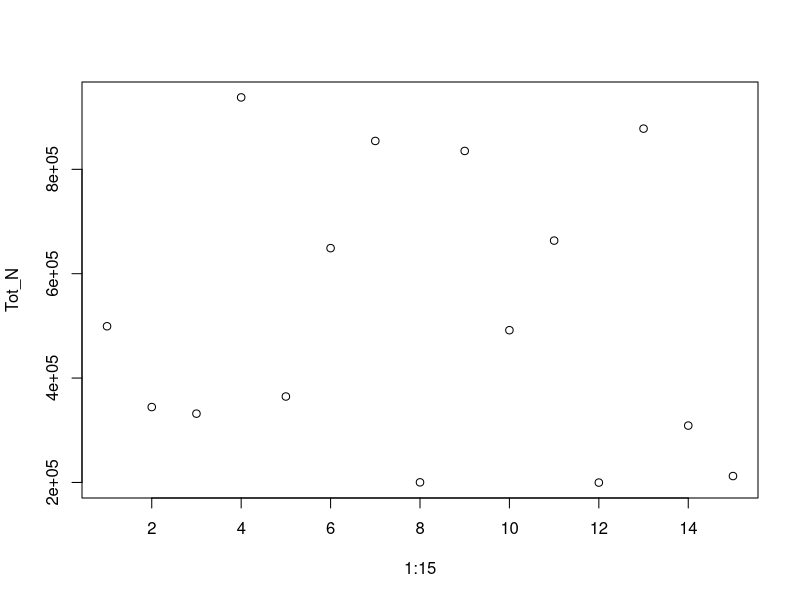

Reproduce this figure in R.
## Generating simulation dataset ----  
## various datasets are generated to resemble the REstigouche dataset
## Using similar structure than the case study: 3 upstream RSTs and 2 downstream RSTs/wheels 
## (RST and wheel are used interchangeably)
## 
##
## Author: G. Dauphin
## last update: 24-08-2022
##
##

## Libraries 

library(gtools)
library(coda)
library(boot)
library(tidyverse)

## clear environment
rm(list=ls())


set.seed(8502)

##---------------------------------------------------------------------##
## Parameters/variable : Notation                                      ##
## total and wheel abundance: Tot_N, Tot_w                             ##  
## proportion of each subwatershed: alpha_dir                          ##
## concentration factor: eta                                           ##  
## index of wheel running: y_wheels                                    ##
## Wheel catchability: theta_wheels                                    ##
## CMR                                                                 ##
## Capture: C_wheels                                                   ##
## Mark: M_wheel (a proportion p_mark of the captured fish are marked) ##
## Recapture: R_wheels                                                 ##
##---------------------------------------------------------------------##



## Using similar proportion of each tributary to the Restigouche
## values used in the simulation are historic proportion of wetted area
## these values have been updated and in the case study the actual values used are:
## K = 0.105 ; U = 0.160 ; Ma = 0.205 ; rest =  0.530
p <- c(0.131,0.199,0.191,0.479)

## number of years in each replicate
n_years <- 15

## upper bound assuming 32 millions sqm of habitat  x 0.5 0+/m2 * 0.3 survival (Aprahamian et al 2003)
Tot_N <- runif(n_years, 100000, 1000000 ) 
plot(1:15,Tot_N)

## Generating the proportions of smolts in each subwatershed
## eta = concentration factor
eta <- 15
alpha_dir <- rdirichlet(n_years, p * eta)
## total non-marked abundance
Tot_w<-round(Tot_N*alpha_dir)

### matrix showing which wheels are active 
### proportions based on case study data set
y_wheels <- as.matrix(array(0,dim=c(n_years,5)))

## upstream RSTs
## 1st RST (Kedgwick) works every year 
y_wheels[,1] <- 1
## 2nd RST (Upsalquitch)
y_wheels[,2]<-rbinom(n_years, 1,.67)
## 3rd RST (Matapedia)
y_wheels[,3]<-rbinom(n_years, 1,.17)

## Downstream RSTs
## 4th and 5th RSTs (Butters and Moses)
y_wheels[,4]<-rbinom(n_years, 1,.89)
y_wheels[,5]<-rbinom(n_years, 1,.83)

## Proportion of fish marked = .85
p_mark <- 0.85

## We generate 10 dataset to do a bit of replication
## Ideally more but computing time is an issue 
## (low probability of capture = slow convergence)
n_rep <- 10

## annual wheels catchability (based on initial model estimates)
## theta in logit scale

theta_wheels_list <- list() 

for (i in 1:n_rep){
  theta_wheels <- as.matrix(array(0,dim=c(n_years,5)))
  
  theta_wheels[,1] <- rnorm(n_years,logit(0.02),0.3)
  theta_wheels[,2] <- rnorm(n_years,logit(0.025),0.6)
  theta_wheels[,3] <- rnorm(n_years,logit(0.02),0.2)
  theta_wheels[,4] <- rnorm(n_years,logit(0.0025),0.55)
  theta_wheels[,5] <- rnorm(n_years,logit(0.0025),0.35)
  
  theta_wheels <- round(inv.logit(theta_wheels),6)

## keeping only the years of interest
  theta_wheels <- theta_wheels * y_wheels 
  theta_wheels_list[[i]] <- theta_wheels
}

## this is used in the model that incorporates the spliting process upstream of the 2 downstream RSTs
## probability to go throughout one of the two downstream (ds) wheels

p_ds <- array(NA,dim=c(n_years,5))

p_ds[,4] <- runif(n_years,0.4,0.6)
p_ds[,5] <- 1-p_ds[,4]


## Captures at all wheels
## storing everything in lists

L_C_wheels <- list()
L_M_wheels <- list()
L_M_pooled_wheels <- list()
L_R_wheels <- list()
L_R_pooled_wheels <- list()
L_R_other_wheels_4 <- list()
L_R_other_wheels_5 <- list()

for (i in 1:n_rep){

  C_wheels <- as.matrix(array(NA,dim=c(n_years,5)))
  M_wheels <- as.matrix(array(NA,dim=c(n_years,5)))
  M_pooled_wheels <- as.matrix(array(NA,dim=c(n_years,5)))
  R_wheels <- as.matrix(array(NA,dim=c(n_years,5)))
  R_wheels_pooled <- as.matrix(array(NA,dim=c(n_years,5)))
  
  ## only for the downstream wheels
  ## when operating the downstream RSTs can recapture smolts marked at the upstream RSTs
  R_other_wheels_4 <- as.matrix(array(NA,dim=c(n_years,5)))
  R_other_wheels_5 <- as.matrix(array(NA,dim=c(n_years,5)))
  
  temp_4<-c(1,2,3,5)
  temp_5<-c(1,2,3,4)
  
  for(t in 1:n_years ){
    for(k in 1:3){
      if(y_wheels[t,k]>0){
        C_wheels[t,k] <- rbinom(1,Tot_w[t,k],theta_wheels_list[[i]][t,k])
        M_wheels[t,k] <- round(p_mark * C_wheels[t,k])
        M_pooled_wheels[t,k] <- round(p_mark * C_wheels[t,k])
        R_wheels[t,k] <- rbinom(1,C_wheels[t,k],theta_wheels_list[[i]][t,k])      
      }
    }
    
    ## Wheels 4 and 5 are    
    
    for(k in 4:5){
      if(y_wheels[t,k]>0){
        C_wheels[t,k] <- rbinom(1,round(p_ds[t,k] * Tot_N[t]),theta_wheels_list[[i]][t,k])
        M_wheels[t,k] <- round(p_mark * C_wheels[t,k])
        ## REcaptures from the same wheel      
        R_wheels[t,k] <- rbinom(1,round(p_ds[t,k] * C_wheels[t,k]),theta_wheels_list[[i]][t,k]) 
        
      }  
    }
    
## pooled data  
## This is for the models where the downstream RST recaptures of smolts marked at the upstream 
## are assumed to be the same process 
    
    for(k in 4:5){
      if(y_wheels[t,k]>0){
        ##C_wheels[t,k] <- rbinom(1,Tot_N[t],theta_wheels[t,k])
        ## REcaptures from the same wheel
        M_pooled_wheels[t,k] <- sum(M_wheels[t,1:5],na.rm=T)
        R_wheels_pooled[t,k] <- rbinom(1,round(p_ds[t,k] * M_pooled_wheels[t,k]),theta_wheels_list[[i]][t,k]) 
        
      }  
    }

## REcapture other wheels 
## This is for the models where the downstream RST recaptures of smolts marked at the upstream 
## are assumed to be a different process than the fish marked at a given RST and recpture at the same RST     
    if(y_wheels[t,4]>0){
      for(j in 1:4){
        if(y_wheels[t,temp_4[j]]>0){
          R_other_wheels_4[t,temp_4[j]] <- rbinom(1,round(p_ds[t,4] * M_wheels[t,temp_4[j]]),theta_wheels_list[[i]][t,4]) 
        }
      }
    }
    
    if(y_wheels[t,5]>0){
      for(j in 1:4){
        if(y_wheels[t,temp_5[j]]>0){
          R_other_wheels_5[t,temp_5[j]] <- rbinom(1,round(p_ds[t,5] * M_wheels[t,temp_5[j]]),theta_wheels_list[[i]][t,5]) 
        }
      }
    }

  }  
  L_C_wheels[[i]] <- C_wheels
  L_M_wheels[[i]] <- M_wheels
  L_M_pooled_wheels[[i]] <- M_pooled_wheels
  L_R_wheels[[i]] <- R_wheels
  L_R_pooled_wheels[[i]] <- R_wheels_pooled
  L_R_other_wheels_4[[i]] <- R_other_wheels_4
  L_R_other_wheels_5[[i]] <- R_other_wheels_5

}

## Various transforation to make the dataframes suitable for data and init files in jags ####

temp_p_covered <-as.data.frame( t(t(y_wheels[,1:3])*p[1:3]))
temp_p_covered <-temp_p_covered %>% mutate(rest=1-rowSums(.))
temp_p_covered2 <- temp_p_covered
temp_p_covered2[temp_p_covered2== 0] <- NA

temp_p_covered<-as.matrix(temp_p_covered)
dimnames(temp_p_covered) = NULL

p_covered <-as.data.frame(array(as.numeric(),dim=c(15,4)))

temp_I_p <-as.data.frame( t(t(y_wheels[,1:3])*c(1,2,3)))
temp_I_p <-temp_I_p %>% mutate(last=4)
temp_I_p[temp_I_p == 0] <- NA

I_p <-as.data.frame(array(as.numeric(),dim=c(15,4)))

n_dir <- rep(0,15)

for(i in 1:n_years){
  temp<-temp_p_covered2[i,][which(!is.na(temp_p_covered2[i,]))]
  p_covered[i,1:length(temp)]<-temp
  
  n_dir[i]<-length(which(!is.na(p_covered[i,])))
  
  temp<-temp_I_p[i,][which(!is.na(temp_I_p[i,]))]
  I_p[i,1:length(temp)]<-temp
}

I_p<- as.matrix(I_p)
dimnames(I_p) = NULL

p_covered<- as.matrix(p_covered)
dimnames(p_covered) = NULL


theta_wheels_inits1 <- theta_wheels_list[[2]] + rnorm(15*5,0,0.02) 
theta_wheels_inits1 <- theta_wheels_inits1 * y_wheels 

theta_wheels_inits1[theta_wheels_inits1==0]<-NA
theta_wheels_inits1<- abs(theta_wheels_inits1)
L_theta_wheels_inits1 <- logit(theta_wheels_inits1)


theta_wheels_inits2 <- theta_wheels_list[[7]] + rnorm(15*5,0,0.02) 
theta_wheels_inits2 <- theta_wheels_inits1 * y_wheels 

theta_wheels_inits2[theta_wheels_inits2==0]<-NA
theta_wheels_inits2<- abs(theta_wheels_inits2)
L_theta_wheels_inits2 <- logit(theta_wheels_inits2)


p_smolt_prod <-as.matrix(array(as.numeric(0),dim=c(15,4)))

to_match<-c(1,2,3,4)

for(i in 1:n_years){
  
  temp <- na.omit(match(to_match,I_p[i,]))
  for(k in 1:length(temp)){
    p_smolt_prod[i,I_p[i,k]]<-NA
  }
}

#p_smolt_prod[is.na(p_smolt_prod)]<-1

# y_wheels2 <- as.data.frame(y_wheels)
# colnames(y_wheels2) <- c("a","b","c","d","e")
# I_tot <- y_wheels2 %>% mutate(tot=max(d,e) )

##_______________________________________________________________
## Creating dataset list that are used by Jags ####

## data used for models M1, M2, M3, M9, M10
data_indpt <- list()

for (i in 1:n_rep){

    data_indpt[[i]] =list(
    I_w = y_wheels,
    Y=n_years,
    n_p_dir = n_dir,
    I_p=I_p,
    p_smolt_prod=p_smolt_prod,
    alpha = temp_p_covered ,
    temp4=c(1,2,3,5),
    temp5=c(1,2,3,4),
    
    C= L_C_wheels[[i]], 
    M= L_M_wheels[[i]],
    R= L_R_wheels[[i]]

  )

}



## Merging the two downstream RSTs ####
## data_merge used for models M8 (data_merge2 was used in an alternate model, not presented in the MS)

I_merge <- apply(y_wheels[,4:5],1,sum)
I_merge[I_merge>0]<-1


data_merge <- list()
data_merge2 <- list()

temp <- L_R_wheels[[i]][,5]
temp[is.na(temp)]<-0


for (i in 1:n_rep){
  
  temp1 <- L_R_wheels[[i]][,4]
  temp1[is.na(temp1)]<-0

  temp2 <- L_R_wheels[[i]][,5]
  temp2[is.na(temp2)]<-0

  data_merge[[i]] =list(
    I_w = y_wheels,
    Y=n_years,
    n_p_dir = n_dir,
    I_p=I_p,
    p_smolt_prod=p_smolt_prod,
    alpha = temp_p_covered ,
    temp4=c(1,2,3,5),
    temp5=c(1,2,3,4),
    
    C=L_C_wheels[[i]], R= L_R_wheels[[i]],M= L_M_wheels[[i]],
    I_merge = I_merge,
    C_merge = apply(L_C_wheels[[i]][,4:5],1,sum,na.rm=T),
    M_merge = apply(L_M_wheels[[i]][,1:5],1,sum,na.rm=T),
    R_merge = temp1+
              temp2+ 
              apply(L_R_other_wheels_4[[i]],1,sum,na.rm=T) + apply(L_R_other_wheels_5[[i]],1,sum,na.rm=T)
    
    
  )
  
  data_merge2[[i]] =list(
    I_w = y_wheels,
    Y=n_years,
    n_p_dir = n_dir,
    I_p=I_p,
    p_smolt_prod=p_smolt_prod,
    alpha = temp_p_covered ,
    temp4=c(1,2,3,5),
    temp5=c(1,2,3,4),
    
    C=L_C_wheels[[i]], R= L_R_wheels[[i]],M= L_M_wheels[[i]],
    I_merge = I_merge,
    C_merge = apply(L_C_wheels[[i]][,4:5],1,sum,na.rm=T),
    M_merge = apply(L_M_wheels[[i]][,4:5],1,sum,na.rm=T),
    R_merge = temp1+
              temp2
    
    
  )

}

## Recaptures from other RSTs at the downstream RSTs treated as a different process ####
## data used for models M6, M11
data_oth_wheels_R <- list()


for (i in 1:n_rep){
  data_oth_wheels_R[[i]]=list(

    I_w = y_wheels,
    Y=n_years,
    n_p_dir = n_dir,
    I_p=I_p,
    p_smolt_prod=p_smolt_prod,
    alpha = temp_p_covered ,
    C=L_C_wheels[[i]], 
    M= L_M_wheels[[i]],
    R= L_R_wheels[[i]],
    R_other_4=L_R_other_wheels_4[[i]],
    R_other_5=L_R_other_wheels_5[[i]],
    
    temp4=c(1,2,3,5),
    temp5=c(1,2,3,4)
    
    )
}


## All Recaptures at each downstream RSTs pooled together #### 
## data used for models M4, M5
data_pooled <- list()


for (i in 1:n_rep){
  L_R_pooled_wheels[[i]][,1:3] <- L_R_wheels[[i]][,1:3]
  
  data_pooled[[i]]=list(
    
    I_w = y_wheels,
    Y=n_years,
    n_p_dir = n_dir,
    I_p=I_p,
    p_smolt_prod=p_smolt_prod,
    alpha = temp_p_covered ,
    C=L_C_wheels[[i]], 
    M= L_M_pooled_wheels[[i]],
    R= L_R_pooled_wheels[[i]],
    
    temp4=c(1,2,3,5),
    temp5=c(1,2,3,4)
    
  )
}


##________________________________________________________
#### Generating the Inits for 2 chains                ####
## The merge dataset requires slighlty modified inits

delta_inits <- p_covered
#delta_inits[is.na(delta_inits)]<-0.5

inits =list( 
  list(
    mu_theta = rep(-0.2,5),
    sigma_theta = rep(0.1,5),
    mu_lambda = 400000,
    beta_lambda = 0.001,
    lambda_Nm_tot = rep(400000,n_years),
    
    eta_alphaN=10,
    
    delta = delta_inits,#I_p,
    
    L_theta = L_theta_wheels_inits1
  ),
  list(
    mu_theta = rep(5,5),
    sigma_theta = rep(5,5),
    mu_lambda = 100000,
    beta_lambda = 0.5,
    lambda_Nm_tot = rep(100000,n_years),
    
    eta_alphaN=1,
    
    delta = delta_inits,#I_p,
    
    L_theta = L_theta_wheels_inits2
  )  
 
  
)

inits_merge =list( 
  list(
    mu_theta = rep(-0.2,5),
    sigma_theta = rep(0.1,5),
    mu_lambda = 400000,
    beta_lambda = 0.001,
    lambda_Nm_tot = rep(400000,n_years),
    
    eta_alphaN=10,
    
    delta = delta_inits,#I_p,
    
    L_theta = L_theta_wheels_inits1[,1:4]
  ),
  list(
    mu_theta = rep(5,5),
    sigma_theta = rep(5,5),
    mu_lambda = 100000,
    beta_lambda = 0.5,
    lambda_Nm_tot = rep(100000,n_years),
    
    eta_alphaN=1,
    
    delta = delta_inits,#I_p,
    
    L_theta = L_theta_wheels_inits2[,1:4]
  )  
  
  
  
)









